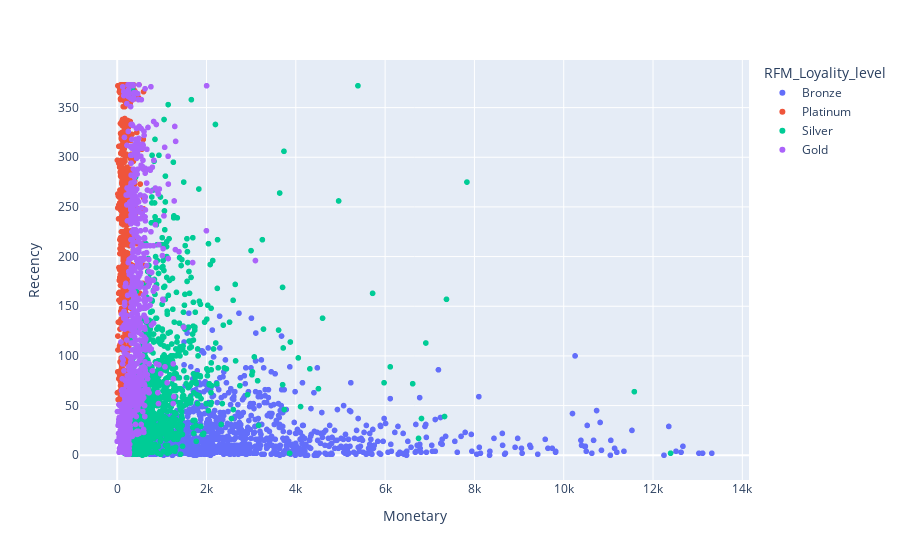

Source (notebook cell):
### Code cell
### Visulaizing Monetary V/s Recency : RFM_Loyality_level
fig = px.scatter(RFM_data,x = "Monetary", y = "Recency",color = "RFM_Loyality_level")
fig.show()

### Figure 1 — Plotly figure (JSON) as saved in the notebook; plotly's stock layout.template omitted (floating-point values rounded to 4 significant figures; data arrays with more than 128 entries replaced by an {"elided": "..."} marker saying what was removed)
{"data": [{"hovertemplate": "RFM_Loyality_level=Bronze<br>Monetary=%{x}<br>Recency=%{y}<extra></extra>", "legendgroup": "Bronze", "marker": {"color": "#636efa", "symbol": "circle"}, "mode": "markers", "name": "Bronze", "showlegend": true, "type": "scattergl", "x": {"elided": "1118 float values"}, "xaxis": "x", "y": {"elided": "1118 int values"}, "yaxis": "y"}, {"hovertemplate": "RFM_Loyality_level=Platinum<br>Monetary=%{x}<br>Recency=%{y}<extra></extra>", "legendgroup": "Platinum", "marker": {"color": "#EF553B", "symbol": "circle"}, "mode": "markers", "name": "Platinum", "showlegend": true, "type": "scattergl", "x": {"elided": "673 float values"}, "xaxis": "x", "y": {"elided": "673 int values"}, "yaxis": "y"}, {"hovertemplate": "RFM_Loyality_level=Silver<br>Monetary=%{x}<br>Recency=%{y}<extra></extra>", "legendgroup": "Silver", "marker": {"color": "#00cc96", "symbol": "circle"}, "mode": "markers", "name": "Silver", "showlegend": true, "type": "scattergl", "x": {"elided": "1164 float values"}, "xaxis": "x", "y": {"elided": "1164 int values"}, "yaxis": "y"}, {"hovertemplate": "RFM_Loyality_level=Gold<br>Monetary=%{x}<br>Recency=%{y}<extra></extra>", "legendgroup": "Gold", "marker": {"color": "#ab63fa", "symbol": "circle"}, "mode": "markers", "name": "Gold", "showlegend": true, "type": "scattergl", "x": {"elided": "892 float values"}, "xaxis": "x", "y": {"elided": "892 int values"}, "yaxis": "y"}], "layout": {"legend": {"title": {"text": "RFM_Loyality_level"}, "tracegroupgap": 0}, "margin": {"t": 60}, "xaxis": {"anchor": "y", "domain": [0, 1], "title": {"text": "Monetary"}}, "yaxis": {"anchor": "x", "domain": [0, 1], "title": {"text": "Recency"}}}}
